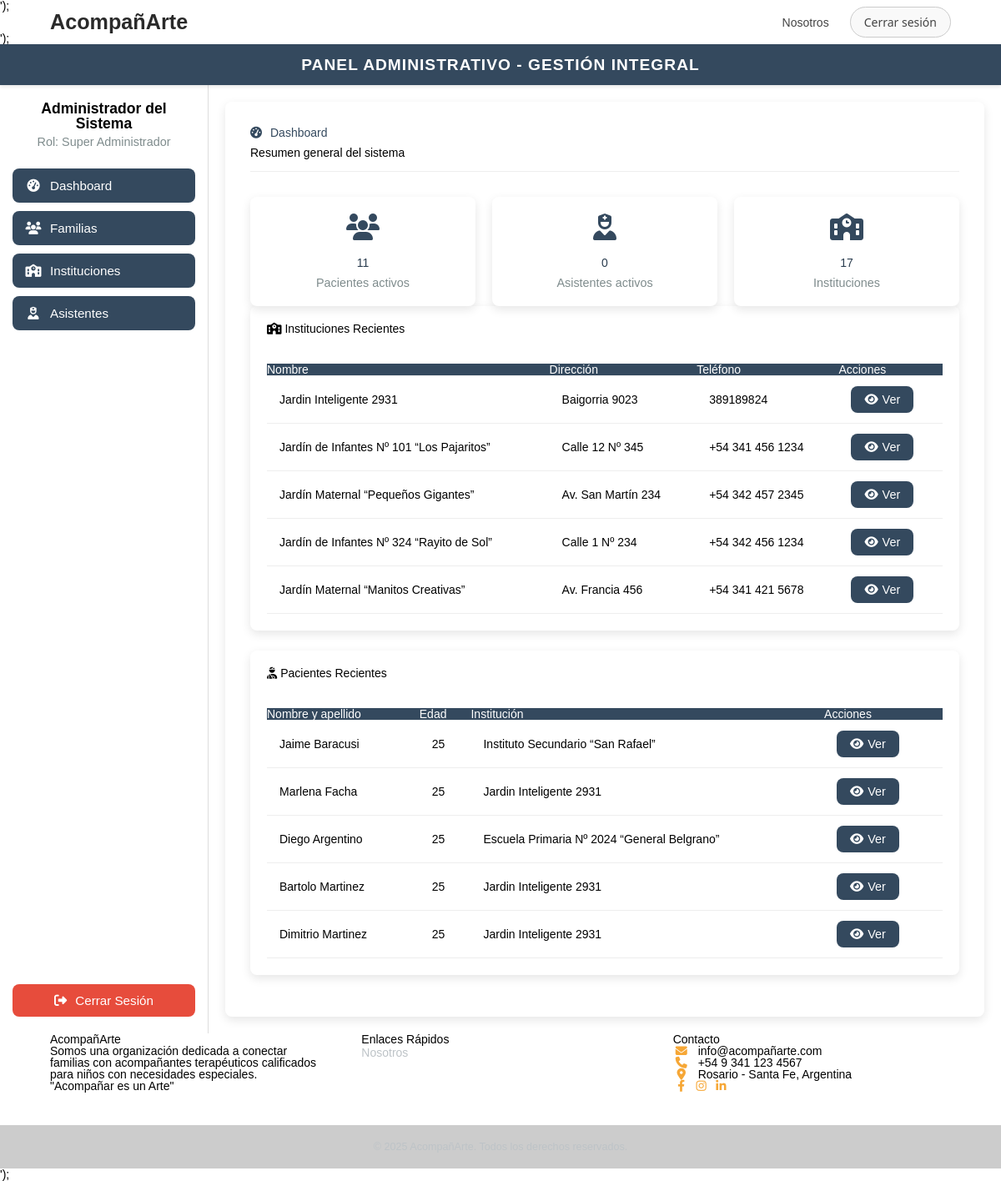
/admin/dashboard (signed in), run on the app's committed database.
### tables this page shows
CREATE TABLE `instituciones` (
  `id` int(11) NOT NULL,
  `usuario_id` int(11) NOT NULL,
  `nombre` varchar(100) NOT NULL,
  `direccion` text NOT NULL,
  `ciudad` varchar(100) NOT NULL,
  `provincia` varchar(100) NOT NULL,
  `telefono` varchar(20) NOT NULL,
  `email` varchar(100) NOT NULL,
  `tipo` enum('educativa','sanitaria') NOT NULL,
  `sector` enum('publica','privada') NOT NULL,
  `fecha_registro` timestamp NOT NULL DEFAULT current_timestamp() ON UPDATE current_timestamp(),
  `activo` tinyint(1) NOT NULL DEFAULT 1
);

CREATE TABLE `pacientes` (
  `id` int(11) NOT NULL,
  `nombre` varchar(100) NOT NULL,
  `apellido` varchar(100) NOT NULL,
  `usuario_id` int(11) NOT NULL,
  `dni` varchar(20) NOT NULL,
  `fecha_de_nacimiento` datetime NOT NULL,
  `edad` int(11) NOT NULL,
  `direccion` text NOT NULL,
  `institucion_id` int(11) DEFAULT NULL,
  `tiene_obra_social` tinyint(1) NOT NULL DEFAULT 0,
  `obra_social_id` int(11) DEFAULT NULL,
  `acompanante_id` int(11) DEFAULT NULL,
  `tipo_condicion` varchar(100) NOT NULL,
  `descripcion` text NOT NULL,
  `numero_cud` varchar(50) NOT NULL,
  `fecha_registro` timestamp NOT NULL DEFAULT current_timestamp() ON UPDATE current_timestamp(),
  `activo` int(11) NOT NULL DEFAULT 1
);

### app/controllers/AdminController.php (called while the page is built, shortened)
<?php
class AdminController extends Controller
{
    public function actionDashboard()
    {
        $countInstituciones = AdminModel::TotalInstituciones();
        $countPA = AdminModel::PacientesActivos();
        $countAA = AdminModel::AcompanantesActivos();
        $ListIns = AdminModel::ListaInstituciones();
        $ListInsRec = AdminModel::ListaInstitucionesRecientes();
        $ListPaRec = AdminModel::ListaPacientesRecientes();
        $ListPa = AdminModel::ListaPacientes();
        $ListAcom = AdminModel::ListaAcompanantes();
        $head = SiteController::head();
        $header = SiteController::header();
        $footer = SiteController::footer();
        return Response::render(
            $this->viewDir(__NAMESPACE__),
            "dashboard",
            [
                "title" => 'Panel de Administración',
                "head" => $head,
                "header" => $header,
                "footer" => $footer,
                "total_instituciones" => $countInstituciones,
                "institucionesRecientes"=>$ListInsRec,
                "pacientesRecientes"=>$ListPaRec,
                "total_pacientes_activos" => $countPA,
                "total_acompanantes_activos" => $countAA,
                "instituciones" => $ListIns,
                "pacientes" => $ListPa,
                "acompanantes" => $ListAcom,
            ]
        );
    }
}

### app/core/App.php (called while the page is built, shortened)
<?php
class App
{
    protected $controller = "app\\controllers\\"."HomeController";
    protected $method = "actionIndex";
    public function __construct()
    {
        $url = $this->parseUrl();
        $controllerName = isset($url[0]) ? ucfirst(strtolower($url[0])) . "Controller" : $this->controller;
        $controllerPath = APP_PATH . "controllers/" . $controllerName . ".php";
        if ($this->controllerExists($controllerPath)) {
            $this->controller = APP_PATH . "controllers/" . $controllerName;
            unset($url[0]);
        } else {
            $this->handleControllerNotFound($url);
        }
        $this->controller = new $controller;
        $methodName = $this->getMethodFromUrl($url);
        $this->method = method_exists($this->controller, $methodName) ? $methodName : 'action404';
        $this->params = $url ? array_values($url) : [];
        call_user_func_array([$this->controller, $this->method], $this->params);
    }
    public function parseUrl()
    {
        return isset($_GET['url']) ? explode("/", filter_var(rtrim($_GET["url"], "/"), FILTER_SANITIZE_URL)) : [];
    }
    protected function controllerExists($path)
    {
        return file_exists($path);
    }
    protected function getMethodFromUrl(&$url)
    {
        return isset($url[1]) ? "action" . ucfirst(strtolower($url[1])) : $this->method;
    }
}

### public/index.php (called while the page is built, shortened)
<?php
require CORE_PATH . 'Autoloader.php';
new App();

### app/core/Autoloader.php (called while the page is built, shortened)
<?php
class Autoloader
{
    private function loadAppClasses()
    {
        spl_autoload_register(function ($nombreClase) {
            $clasesParaCargaAutomatica = ['App', 'Controller', 'Model', 'Response', 'DataBase'];
            foreach ($clasesParaCargaAutomatica as $clase) {
                if (strstr($nombreClase, $clase)) {
                    $cargaAutomatica = true;
                    break;
                }
            }
        }, true, false);
    }
}

### app/core/Controller.php (called while the page is built, shortened)
<?php
class Controller
{
    public static $ruta;
    public static function path()
    {
        $reemplazar = str_replace('url=', '', $_SERVER['QUERY_STRING']);
        $camino =str_replace($reemplazar, '', $_SERVER["REQUEST_URI"]);
        self::$ruta = $camino;
        return self::$ruta;
    }
}

### app/controllers/SessionController.php (called while the page is built, shortened)
<?php
class SessionController extends Controller
{
    public static function isLoggedIn(): bool
    {
        return isset($_SESSION['usuario_id']) && $_SESSION['usuario_rol'] > self::ROLE_GUEST;
    }
}

### app/models/AdminModel.php (called while the page is built, shortened)
<?php
class AdminModel extends Model
{
    public static function ListaInstituciones()
    {
        $db = Database::Connection();
        $stmt = $db->query("SELECT * FROM instituciones");
        return $stmt->fetchAll(\PDO::FETCH_ASSOC);
    }
    public static function ListaPacientesRecientes()
    {
        $db = Database::Connection();
        $query = "SELECT p.*, i.nombre as institucion_nombre
              FROM pacientes p
              LEFT JOIN instituciones i ON p.institucion_id = i.id
              ORDER BY p.fecha_registro DESC
              LIMIT 5";
        $stmt = $db->query($query);
        return $stmt->fetchAll(\PDO::FETCH_ASSOC);
    }
}

### app/views/admin/dashboard.php (the view, shortened to what this page needs)
<!DOCTYPE html>
<html lang="es">
<head>
    <?= $head ?>
</head>
<body>
    <?= $header ?>
    <div class="admin-nav-bar">
        PANEL ADMINISTRATIVO - GESTIÓN INTEGRAL
    </div>
    <div class="admin-main">
        <div class="admin-sidebar">
            <div class="admin-profile-section">
                <div class="admin-profile-info">
                    <div class="admin-profile-name">Administrador del Sistema</div>
                    <div class="admin-profile-role">Rol: Super Administrador</div>
                </div>
            </div>
            <div class="admin-nav-menu">
                <button class="admin-nav-btn" onclick="cambiarVistaAdmin('ir-dashboard')">
                    <i class="fas fa-tachometer-alt"></i> Dashboard
                </button>
                <button class="admin-nav-btn" onclick="cambiarVistaAdmin('gestion-familias')">
                    <i class="fas fa-users"></i> Familias
                </button>
                <button class="admin-nav-btn" onclick="cambiarVistaAdmin('gestion-instituciones')">
                    <i class="fas fa-school"></i> Instituciones
                </button>
                <button class="admin-nav-btn" onclick="cambiarVistaAdmin('gestion-asistentes')">
                    <i class="fas fa-user-nurse"></i> Asistentes
                </button>
            </div>
            <a href="../cuentas/logout" class="admin-logout-btn">
                <i class="fas fa-sign-out-alt"></i> Cerrar Sesión
            </a>
        </div>
        <div class="admin-content" id="contenido">
            <div class="admin-content-header">
                <h2><i class="fas fa-tachometer-alt"></i> Dashboard</h2>
                <p>Resumen general del sistema</p>
            </div>
            <div class="admin-card-grid">
                <div class="admin-stat-card">
                    <i class="fas fa-users"></i>
                    <h3><?= number_format($total_pacientes_activos) ?></h3>
                    <p>Pacientes activos</p>
                </div>
                <div class="admin-stat-card">
                    <i class="fas fa-user-nurse"></i>
                    <h3><?= number_format($total_acompanantes_activos) ?></h3>
                    <p>Asistentes activos</p>
                </div>
                <div class="admin-stat-card">
                    <i class="fas fa-school"></i>
                    <h3><?= number_format($total_instituciones) ?></h3>
                    <p>Instituciones</p>
                </div>
            </div>
            <div class="admin-card">
                <h3><i class="fas fa-school"></i> Instituciones Recientes</h3>
                <?php if (!empty($institucionesRecientes)): ?>
                    <div class="admin-table-responsive">
                        <table class="admin-table">
                            <thead>
                                <tr class="admin-tr">
                                    <th class="admin-th">Nombre</th>
                                    <th class="admin-th">Dirección</th>
                                    <th class="admin-th">Teléfono</th>
                                    <th class="admin-th">Acciones</th>
                                </tr>
                            </thead>
                            <tbody>
                                <?php foreach ($institucionesRecientes as $institucion): ?>
                                    <tr class="admin-tr">
                                        <td class="admin-td"><?= htmlspecialchars($institucion['nombre'] ?? 'Sin nombre') ?>
                                        </td>
                                        <td class="admin-td">
                                            <?= htmlspecialchars($institucion['direccion'] ?? 'No especificada') ?>
                                        </td>
                                        <td class="admin-td">
                                            <?= htmlspecialchars($institucion['telefono'] ?? 'No disponible') ?>
                                        </td>
                                        <td class="admin-td">
                                            <button class="admin-btn admin-btn-primary"
                                                onclick="verInstitucion(<?= $institucion['id'] ?? 0 ?>)">
                                                <i class="fas fa-eye"></i> Ver
                                            </button>
                                        </td>
                                    </tr>
                                <?php endforeach; ?>
                            </tbody>
                        </table>
                    </div>
                <?php else: ?>
                    <div class="admin-alert admin-alert-info">No hay instituciones registradas</div>
                <?php endif; ?>
            </div>
            <div class="admin-card admin-mt-4">
                <h3><i class="fas fa-user-injured"></i> Pacientes Recientes</h3>
                <?php if (!empty($pacientesRecientes)): ?>
                    <div class="admin-table-responsive">
                        <table class="admin-table">
                            <thead>
                                <tr class="admin-tr">
                                    <th class="admin-th">Nombre y apellido</th>
                                    <th class="admin-th">Edad</th>
                                    <th class="admin-th">Institución</th>
                                    <th class="admin-th">Acciones</th>
                                </tr>
                            </thead>
                            <tbody>
                                <?php foreach ($pacientesRecientes as $paciente): ?>
                                    <tr class="admin-tr">
                                        <td class="admin-td">
                                            <?= htmlspecialchars($paciente['nombre'] ?? '') ?>
                                            <?= htmlspecialchars($paciente['apellido'] ?? '') ?>
                                        </td>
                                        <td class="admin-td"><?= htmlspecialchars($paciente['edad'] ?? '--') ?></td>
                                        <td class="admin-td">
                                            <?= htmlspecialchars($paciente['institucion_nombre'] ?? 'Sin institución') ?>
                                        </td>
                                        <td class="admin-td">
                                            <button class="admin-btn admin-btn-primary"
                                                onclick="verPaciente(<?= $paciente['id'] ?? 0 ?>)">
                                                <i class="fas fa-eye"></i> Ver
                                            </button>
                                        </td>
                                    </tr>
                                <?php endforeach; ?>
                            </tbody>
                        </table>
                    </div>
                <?php else: ?>
                    <div class="admin-alert admin-alert-info">No hay pacientes registrados</div>
                <?php endif; ?>
            </div>
        </div>
    </div>
    <?= $footer ?>
</body>
</html>

### data on the page
instituciones: nombre "Jardin Inteligente 2931", direccion "Baigorria 9023", telefono "389189824"
instituciones: nombre "Jardín de Infantes Nº 101 “Los Pajaritos”", direccion "Calle 12 Nº 345", telefono "+54 341 456 1234"
instituciones: nombre "Jardín Maternal “Pequeños Gigantes”", direccion "Av. San Martín 234", telefono "+54 342 457 2345"
instituciones: nombre "Jardín de Infantes Nº 324 “Rayito de Sol”", direccion "Calle 1 Nº 234", telefono "+54 342 456 1234"
instituciones: nombre "Jardín Maternal “Manitos Creativas”", direccion "Av. Francia 456", telefono "+54 341 421 5678"
pacientes: nombre "Jaime", apellido "Baracusi", edad "25", institucion.nombre "Instituto Secundario “San Rafael”"
pacientes: nombre "Marlena", apellido "Facha", edad "25", institucion.nombre "Jardin Inteligente 2931"
pacientes: nombre "Diego", apellido "Argentino", edad "25", institucion.nombre "Escuela Primaria Nº 2024 “General Belgrano”"
pacientes: nombre "Bartolo", apellido "Martinez", edad "25", institucion.nombre "Jardin Inteligente 2931"
pacientes: nombre "Dimitrio", apellido "Martinez", edad "25", institucion.nombre "Jardin Inteligente 2931"

### other printed values
$header "AcompañArte Nosotros ');"
$total_pacientes_activos "11"
$total_acompanantes_activos "0"
$total_instituciones "17"
